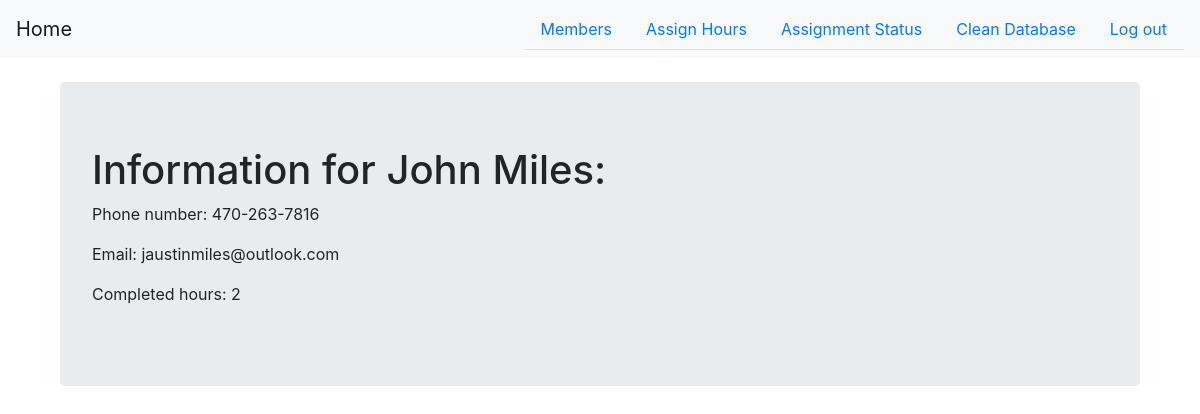
Page /member/1 (signed in) on the committed database.
### app.py (models this page shows, shortened)
class Member(db.Model):
    id = db.Column(db.Integer, primary_key=True)
    first = db.Column(db.Text)
    last = db.Column(db.Text)
    phone = db.Column(db.Text)
    email = db.Column(db.Text)
    status = db.Column(db.Text)
    active = db.Column(db.Boolean)
    hours = db.Column(db.Integer)
    assigned = db.Column(db.Boolean)

### app.py (the view)
@app.route('/member/<identifier>')
@login_required
def member_page(identifier):
    member = Member.query.get(identifier)
    return render_template('member_page.html', member=member)

### app.py (called while the page is built)
@login_manager.user_loader
def load_user(user_id):
    return User.query.get(user_id)

### templates/member_page.html
{% extends "base.html" %}
{% block content %}
    <br>
    <div class="jumbotron" style="margin-right: 5%; margin-left: 5%">
        <h1>Information for {{ member.first + ' ' + member.last}}:</h1>
        <p>Phone number: {{ member.phone }}</p>
        <p>Email: {{ member.email }}</p>
        <p>Completed hours: {{ member.hours }}</p>
    </div>
{% endblock %}

### rows in the picture
Member: first+last "John Miles", phone "470-263-7816", email "jaustinmiles@outlook.com", hours "2"
